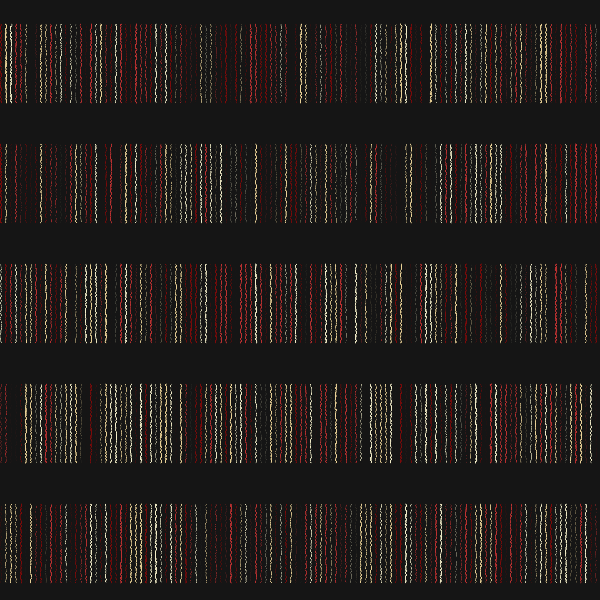
Frame 1 (no input)
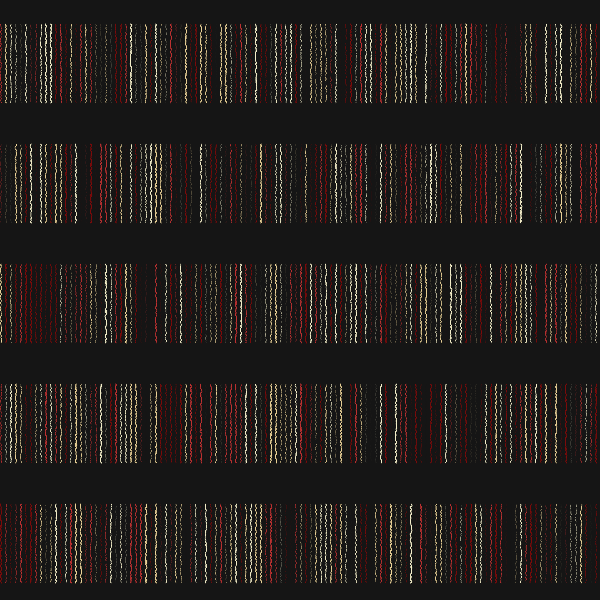
Frame 2 (the mouse pressed at the canvas centre, redrawn once)

The p5.js sketch that drew these frames (run headless with seeded random() and noise() and a simulated clock; the mouse was pressed at the canvas centre and the sketch redrawn once):

// p5.js sketch
// ── sketch.js
let palletes = [
  ["#5F8670", "#FF9800", "#B80000", "#820300"],
  ["#7D0A0A", "#BF3131", "#EAD196", "#F3EDC8"],
];
let colors = [];

function setup() {
  createCanvas(600, 600);
  smooth();
  pixelDensity(4);

  noLoop();

  colors = random(palletes);

  angleMode(DEGREES);
}

function draw() {
  background(21);

  const rows = 120;
  const cols = 5;

  const gapX = floor(width / rows);
  const gapY = floor(height / cols);

  for (let j = 0; j < cols; j++) {
    for (let i = 0; i < rows; i++) {
      const x = i * gapX + gapX / 5;
      const y = j * gapY + gapY / 5;

      push();
      translate(x, y);

      stroke(255);
      beginShape();
      noFill();
      stroke(random(colors));
      strokeWeight(random());
      for (let z = 0; z < gapY / 1.5; z++) {
        const x = random(-1, 1);
        const y = z;
        vertex(x, y);
      }
      endShape();

      // rect(0, 0, 20, 50);

      noFill();
      stroke(255, 0, 0);
      // square(0, 0, 10);
      pop();
    }
  }
}
